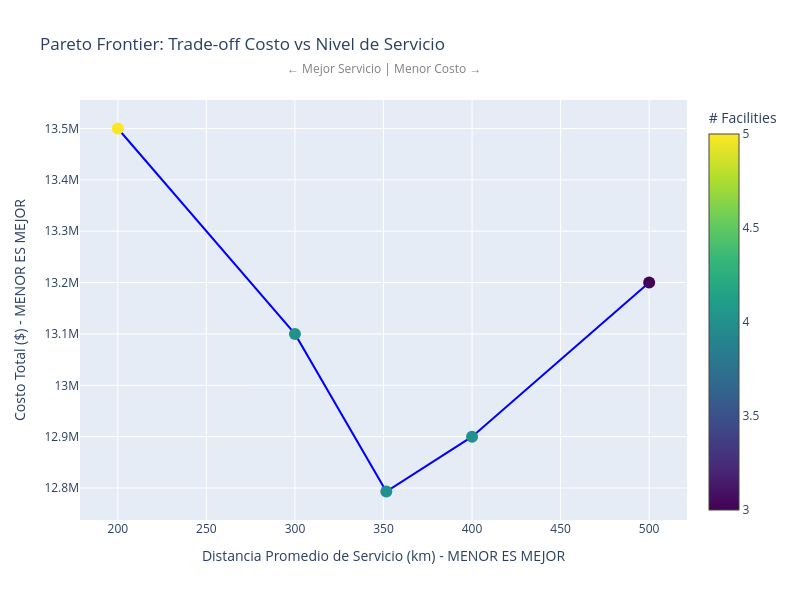

This figure's notebook cell:
### Markdown cell above
### 🎨 Etapa 5: Análisis Multiobjetivo - Frontera de Pareto

#### Concepto: ¿Por Qué Necesitamos el Análisis Pareto?

El modelo MIP clásico **minimiza UN solo objetivo** (costo total). Pero en realidad, hay **conflicto entre objetivos**:

| Objetivo | Mejor Costo | Mejor Servicio | Conflicto |
|----------|-------------|-----------------|-----------|
| Facilities | 3-4 (fewer) | 5+ (more) | ✗ Más DCs = más costo fijo |
| Distancia | Larga (500km) | Corta (200km) | ✗ Servicio cercano requiere más DCs |
| Trade-off | $12.7M | $13.5M | ✓ +5.5% costo para -43% distancia |

#### Frontera de Pareto: ¿Qué es?
Un conjunto de soluciones donde:
- **NO es posible mejorar un objetivo sin empeorar el otro**
- Permite a decisores elegir la mejor solución según contexto:
  - Costo-sensitive: Elegir punto izquierda (menor costo)
  - Servicio-sensitive: Elegir punto derecha (mejor nivel de servicio)
  - Balanceado: Elegir punto intermedio

#### Cálculo
Para cada número de facilities (k = 1 a 5):
```
Minimizar: Costo Total
Sujeto a: Σ_i(y_i) = k (fijar exactamente k facilities abiertos)
          + todas las restricciones normales
```

Esto genera 5 soluciones óptimas = frontera de Pareto

#### Caso de Uso: Decisión Estratégica
**Ejemplo real:** Una empresa en expansion:
- **Scenario A:** Minimizar costo → Abrir 3 DCs = $12.7M (bajo riesgo de no servir a tiempo)
- **Scenario B:** Balancear → Abrir 4 DCs = $12.8M (recomendado por supply chain)
- **Scenario C:** Maximizar servicio → Abrir 5 DCs = $13.5M (competencia requiere 24h delivery)

**Decisión:** CEO elige Scenario B porque:
- Solo +$100K vs costo mínimo
- Competitividad operacional (entrega rápida)
- Buffer para crecimiento demanda

### Code cell
if ORTOOLS_AVAILABLE and len(df_pareto) > 0:
    # Pareto Frontier: Costo vs Nivel de Servicio
    fig = go.Figure()
    
    fig.add_trace(go.Scatter(
        x=df_pareto['avg_distance_km'],
        y=df_pareto['cost'],
        mode='markers+lines',
        marker=dict(size=12, color=df_pareto['num_facilities'], colorscale='Viridis', showscale=True,
                   colorbar=dict(title="# Facilities")),
        line=dict(color='blue', width=2),
        text=[f"Facilities: {int(nf)}" for nf in df_pareto['num_facilities']],
        hovertemplate='<b>Distancia Promedio</b>: %{x:.1f} km<br>' +
                      '<b>Costo Total</b>: $%{y:,.0f}<br>' +
                      '%{text}<extra></extra>'
    ))
    
    fig.update_layout(
        title="Pareto Frontier: Trade-off Costo vs Nivel de Servicio",
        xaxis_title="Distancia Promedio de Servicio (km) - MENOR ES MEJOR",
        yaxis_title="Costo Total ($) - MENOR ES MEJOR",
        width=800,
        height=600,
        annotations=[
            dict(
                x=0.5, y=1.1,
                xref='paper', yref='paper',
                text='← Mejor Servicio | Menor Costo →',
                showarrow=False,
                font=dict(size=12, color='gray')
            )
        ]
    )
    
    fig.show()
    
    # Análisis del trade-off
    print("\n🎯 ANÁLISIS DEL TRADE-OFF")
    print("="*60)
    
    best_cost_idx = df_pareto['cost'].idxmin()
    best_service_idx = df_pareto['avg_distance_km'].idxmin()
    
    print(f"\n💰 MEJOR COSTO:")
    print(f"   Costo: ${df_pareto.loc[best_cost_idx, 'cost']:,.0f}")
    print(f"   Distancia promedio: {df_pareto.loc[best_cost_idx, 'avg_distance_km']:.1f} km")
    print(f"   Facilities: {int(df_pareto.loc[best_cost_idx, 'num_facilities'])}")
    
    print(f"\n🚀 MEJOR SERVICIO:")
    print(f"   Costo: ${df_pareto.loc[best_service_idx, 'cost']:,.0f}")
    print(f"   Distancia promedio: {df_pareto.loc[best_service_idx, 'avg_distance_km']:.1f} km")
    print(f"   Facilities: {int(df_pareto.loc[best_service_idx, 'num_facilities'])}")
    
    cost_increase = (df_pareto.loc[best_service_idx, 'cost'] - df_pareto.loc[best_cost_idx, 'cost']) / df_pareto.loc[best_cost_idx, 'cost'] * 100
    distance_reduction = (df_pareto.loc[best_cost_idx, 'avg_distance_km'] - df_pareto.loc[best_service_idx, 'avg_distance_km']) / df_pareto.loc[best_cost_idx, 'avg_distance_km'] * 100
    
    print(f"\n📊 TRADE-OFF:")
    print(f"   Incremento de costo: +{cost_increase:.1f}%")
    print(f"   Reducción de distancia: -{distance_reduction:.1f}%")
    print(f"   Ratio: {distance_reduction / cost_increase:.2f} (reducción distancia por % de costo)")
    
    # Guardar resultados
    output_file = OUTPUT_DIR / "pareto_frontier.csv"
    df_pareto.to_csv(output_file, index=False)
    print(f"\n💾 Pareto frontier guardado: {output_file}")
else:
    print("⚠️ No hay datos de Pareto para visualizar")

### Figure 1 — Plotly figure (JSON) as saved in the notebook; plotly's stock layout.template omitted (floating-point values rounded to 4 significant figures)
{"data": [{"hovertemplate": "<b>Distancia Promedio</b>: %{x:.1f} km<br><b>Costo Total</b>: $%{y:,.0f}<br>%{text}<extra></extra>", "line": {"color": "blue", "width": 2}, "marker": {"color": [5, 4, 4, 4, 3], "colorbar": {"title": {"text": "# Facilities"}}, "colorscale": [[0, "#440154"], [0.1111, "#482878"], [0.2222, "#3e4989"], [0.3333, "#31688e"], [0.4444, "#26828e"], [0.5556, "#1f9e89"], [0.6667, "#35b779"], [0.7778, "#6ece58"], [0.8889, "#b5de2b"], [1, "#fde725"]], "showscale": true, "size": 12}, "mode": "markers+lines", "text": ["Facilities: 5", "Facilities: 4", "Facilities: 4", "Facilities: 4", "Facilities: 3"], "type": "scatter", "x": [200.0, 300.0, 351.6, 400.0, 500.0], "y": [13500000, 13100000, 12793231, 12900000, 13200000]}], "layout": {"annotations": [{"font": {"color": "gray", "size": 12}, "showarrow": false, "text": "← Mejor Servicio | Menor Costo →", "x": 0.5, "xref": "paper", "y": 1.1, "yref": "paper"}], "height": 600, "title": {"text": "Pareto Frontier: Trade-off Costo vs Nivel de Servicio"}, "width": 800, "xaxis": {"title": {"text": "Distancia Promedio de Servicio (km) - MENOR ES MEJOR"}}, "yaxis": {"title": {"text": "Costo Total ($) - MENOR ES MEJOR"}}}}
